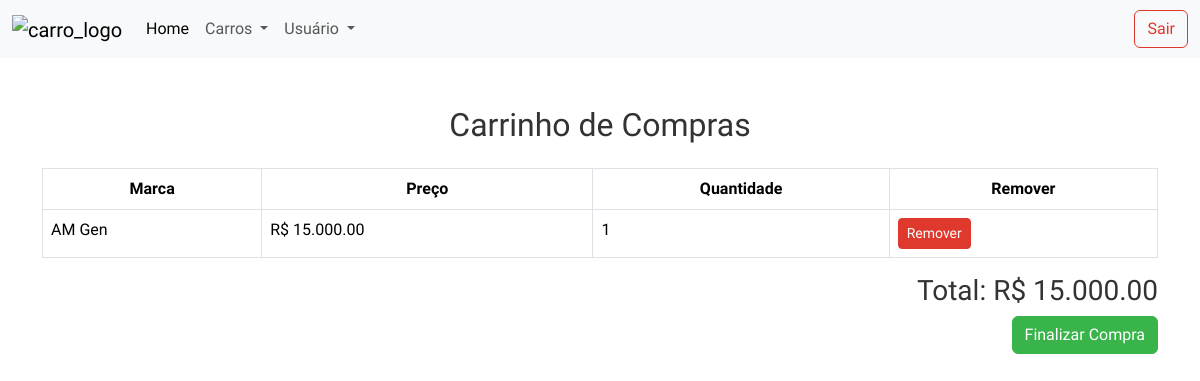
The app's page /paginaCompra.php, older data.
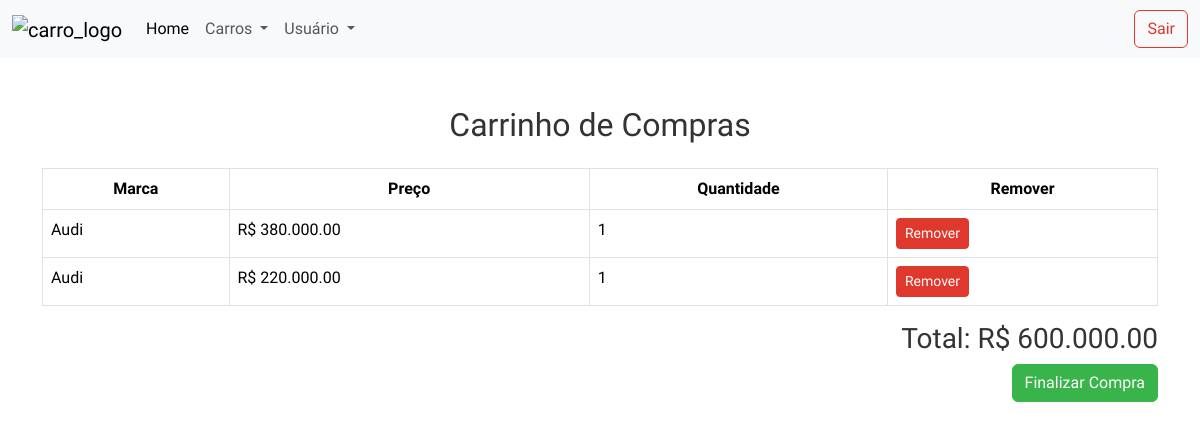
The same page, newer data.
### tables this page shows
CREATE TABLE `carrinho` (
  `id` int NOT NULL,
  `nome` varchar(100) NOT NULL,
  `preco` decimal(10,2) NOT NULL
);

### paginaCompra.php (the view, shortened to what this page needs)
<?php
    include 'conexao.php';
    $sql = "SELECT * FROM carrinho";
    $result = $conn->query($sql);
    if ($result->num_rows > 0) {
        $carros = $result->fetch_all(MYSQLI_ASSOC);
    } else {
        $carros = [];
    }
    $total = 0;
?>
<!DOCTYPE html>
<html lang="pt-BR">
<head>
    <link rel="stylesheet" href="src/style/index.css">
    <link rel="stylesheet" href="https://cdnjs.cloudflare.com/ajax/libs/font-awesome/6.5.0/css/all.min.css">
    <link id="themeLink" href="https://bootswatch.com/5/united/bootstrap.min.css" rel="stylesheet">
    <link href="https://bootswatch.com/5/united/bootstrap.min.css" rel="stylesheet">
</head>
<body>
<header class="header">
    <nav class="navbar navbar-expand-lg bg-body-tertiary">
        <div class="container-fluid">
            <a class="navbar-brand" href="paginaInicial.php"><img class="logo" src="img/perfil/car.png" alt="carro_logo"></a>
            <div class="collapse navbar-collapse" id="navbarSupportedContent">
                <ul class="navbar-nav me-auto mb-2 mb-lg-0">
                    <li class="nav-item">
                        <a class="nav-link active" aria-current="page" href="paginaInicial.php">Home</a>
                    </li>
                    <li class="nav-item dropdown">
                        <a class="nav-link dropdown-toggle" role="button" data-bs-toggle="dropdown" aria-expanded="false" id="dropdownMenuLink">
                            Carros
                        </a>
                    </li>
                    <li class="nav-item dropdown">
                        <a class="nav-link dropdown-toggle" role="button" data-bs-toggle="dropdown" aria-expanded="false" id="dropdownMenuLink1">
                            Usuário
                        </a>
                    </li>
                </ul>
                <a class="btn btn-outline-danger" href="login.php">Sair</a>
            </div>
        </div>
    </nav>
</header>
<main class="main-pagina-carrinho">
    <div class="container mt-5">
        <h2 class="text-center mb-4">Carrinho de Compras</h2>
        <div class="table-responsive">
            <table class="table table-bordered table-centered">
                <thead>
                <tr>
                    <th scope="col" class="text-center">Marca</th>
                    <th scope="col" class="text-center">Preço</th>
                    <th scope="col" class="text-center">Quantidade</th>
                    <th scope="col" class="text-center">Remover</th>
                </tr>
                </thead>
                <tbody>
                <?php foreach ($carros as $carro):
                    $preco = (float)$carro['preco'];
                    $quantidade = 1;
                    $totalCarro = $preco * $quantidade;
                    $total += $totalCarro;
                    ?>
                    <tr>
                        <td><?= $carro['nome'] ?></td>
                        <td>R$ <?= number_format($preco, 2, '.', '.') ?></td>
                        <td><?= $quantidade ?></td>
                        <td><a href="paginaCompra.php?id=<?= $carro['id'] ?>" class="btn btn-danger btn-sm">Remover</a></td>
                    </tr>
                <?php endforeach; ?>
                </tbody>
            </table>
        </div>
        <div class="text-end">
            <h3>Total: R$ <?= number_format($total, 2, '.', '.') ?></h3>
            <button class="btn btn-success" type="submit" name="button">Finalizar Compra</button>
        </div>
    </div>
</main>
</body>
</html>

Row changes from the older to the newer data that the page shows:
removed carrinho: nome "AM Gen", preco "15.000.00", quantidade "1"
added carrinho: nome "Audi", preco "380.000.00", quantidade "1"
added carrinho: nome "Audi", preco "220.000.00", quantidade "1"
Text that changed along with them:
$total: "15.000.00" → "600.000.00"
